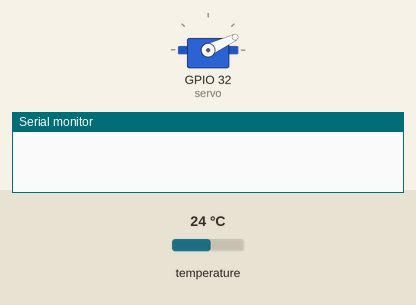
A sketch run on a simulated ESP32. Parts: servo, the last lines printed to the serial monitor. Inputs (shaded band) come from the test bench; at power-on: temperature 24 °C. WiFi joins after 1.5 s; servers stay silent unless stated; uploads are accepted with an empty reply.

Above: at 0.4 s.
At 1.0 s:
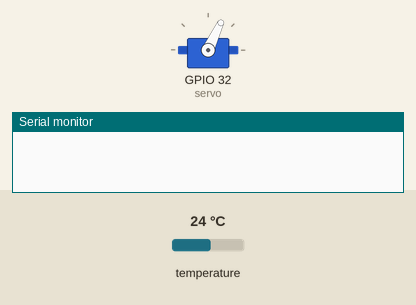
At 1.4 s:
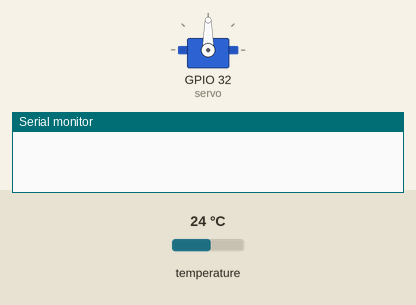
At 3.1 s:
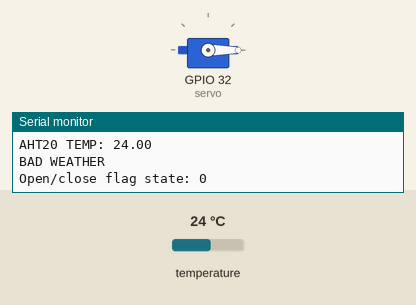
Timing chart, 0 to 4.6 s (numbered marks = the images above):
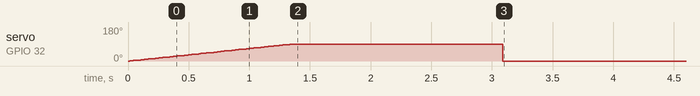

Measured:
- by itself, servo on GPIO 32 (servo): rises from 0° to 90° in 1.4 s, then falls to 0° in 1.7 s

The sketch:

onlineTemperature.ino
```cpp
#include <WiFi.h>
#include <WiFiMulti.h>

#include <HTTPClient.h>
#include <ArduinoJson.h>
#include <ESP32Servo.h>
#include <functions.h>
#include <AHT20.h>
#include <NetworkClient.h>
#include <WebServer.h>
#include <ESPmDNS.h>

const char SSID[] = "SSID";
const char pwd[] = "PASSWORD";

const int OPEN_ANGLE = 90;
const int CLOSE_ANGLE = 0;

const int UPDATE_PERIOD = 5000;
const float DESIRED_TEMPERATURE = 20;
const char* SERVER_URL = "http://192.168.1.61:5000/data";
WiFiMulti wifiMulti;
Servo servo;
AHT20 aht20;

int conditionCode;
float onlineTemperature;


void setup() {
  // put your setup code here, to run once:
  wifiMulti.addAP("SSID", "PASSWORD");
  Serial.begin(115200);

  servo.attach(32);

  Wire.begin();
  if (aht20.begin() == false)
  {
    Serial.println("AHT20 not detected. Please check wiring. Freezing.");
    while(true);
  }

  //check servo
  for (int i = 0; i <= 90; i++)
  {
    servo.write(i);
    delay(15);
  }

}

void sendToServer(float offlineTemp, float onlineTemp, bool isOpen, int conditionCode) {
  HTTPClient http;
  http.begin(SERVER_URL);
  http.addHeader("Content-Type", "application/json");

  // Формирование JSON
  JsonDocument doc;
  doc["offlineTemperature"] = offlineTemp;
  doc["onlineTemperature"] = onlineTemp;
  doc["isOpen"] = isOpen;
  doc["conditionCode"] = conditionCode;

  String json;
  serializeJson(doc, json);

  Serial.print("Sending data: ");
  Serial.println(json);

  int httpCode = http.POST(json);

  if (httpCode == HTTP_CODE_OK) {
    Serial.println("Data sent successfully");
  } else {
    Serial.printf("HTTP error: %d\n", httpCode);
  }

  http.end();
}

void loop() {
  // put your main code here, to run repeatedly:
  if (!(wifiMulti.run() == WL_CONNECTED))
  {
    Serial.println("No connect");
  }
  else
  {
    HTTPClient http;
    //http.begin("http://api.weatherapi.com/v1/current.json");

    http.begin("API KEY"); //Саратов захардкожен

    int httpCode = http.GET();
    if (httpCode > 0) {
      // HTTP header has been send and Server response header has been handled
      Serial.printf("[HTTP] GET... code: %d\n", httpCode);

      // file found at server
      if (httpCode == HTTP_CODE_OK) {
        String payload = http.getString();
        Serial.println(payload);

        JsonDocument doc;

        deserializeJson(doc, payload);

        onlineTemperature = doc["current"]["temp_c"].as<float>();
        conditionCode = doc["current"]["condition"]["code"].as<int>();
        Serial.println(onlineTemperature);
        Serial.println(checkCondition(conditionCode));
      }
    } else {
      Serial.printf("[HTTP] GET... failed, error: %s\n", http.errorToString(httpCode).c_str());
    }

    http.end();

    //aht20 block
    float offlineTemperature = aht20.getTemperature();
    Serial.print("AHT20 TEMP: ");
    Serial.println(offlineTemperature);

    //open/close block
    //conditionCode = 1000;
    bool openFlag = openCloseDetermine(DESIRED_TEMPERATURE, checkCondition(conditionCode), onlineTemperature, offlineTemperature);
    Serial.print("Open/close flag state: ");
    Serial.println(openFlag);
    if (openFlag)
    {
      servo.write(OPEN_ANGLE);
    }
    else
    {
      servo.write(CLOSE_ANGLE);
    }

    delay(UPDATE_PERIOD);
    sendToServer(offlineTemperature, onlineTemperature, openFlag, conditionCode);
  }
}
```

functions.cpp
```cpp
#include <functions.h>
#define SHOW_DEBUG_STRINGS
//коды из апи
const int goodConditions[] = {1000, 1003, 1006, 1009, 1030, 1063};

//Если погода без осадков, то вернём true. Коды берутся из api
bool checkCondition(int conditionCode)
{
  bool t = false;

  for (auto i : goodConditions)
  {
    if (i == conditionCode)
    {
      return true;
    }
  }
  return false;
}


//если хотим открыть окно, то возвращаем true
bool openCloseDetermine(float desiredTemperature, bool conditionState, float outsideTemperature, float insideTemperature)
{
  //откусим дробную часть, чтобы не открывать закрывать окно постоянно
  outsideTemperature = (int)outsideTemperature;
  insideTemperature = (int)insideTemperature;

  //если плохая погода, то точно закрываем
  if (!conditionState)
  {
    #ifdef SHOW_DEBUG_STRINGS
    Serial.println("BAD WEATHER");
    #endif
    return false;
  }

  //если меньше нуля, то точно закрываем
  if (outsideTemperature < 0)
  {
    #ifdef SHOW_DEBUG_STRINGS
    Serial.println("LESS THAN ZERO");
    #endif
    return false;
  }

  //если внутри теплее, чем должно быть
  if (desiredTemperature < insideTemperature)
  {
    //и на улице прохладнее
    if (outsideTemperature < insideTemperature)
    {
      #ifdef SHOW_DEBUG_STRINGS
      Serial.println("COLDER AT STREET NEED TO OPEN");
      #endif
      //то открываем окно
      return true;
    }
    else
    {
      #ifdef SHOW_DEBUG_STRINGS
      Serial.println("NO POINT TO OPEN BUT NEED TO BE COLDER");
      #endif
      //иначе смысла открывать нет
      return false;
    }
  }

  //если температура внутри недостаточна
  if (desiredTemperature > insideTemperature)
  {
    //если вдруг на улице теплее
    if (outsideTemperature > insideTemperature)
    {
      #ifdef SHOW_DEBUG_STRINGS
      Serial.println("WARMER AT STREET NEED TO OPEN");
      #endif
      return true;
    }
    else
    {
      #ifdef SHOW_DEBUG_STRINGS
      Serial.println("NO POINT TO OPEN BUT ITS COLD");
      #endif
      return false;
    }
  }

  //почему-то свалились сюда
  return false;
}
```

functions.h
```cpp
#ifndef FUNCTIONS_H_
#define FUNCTIONS_H_
#include <Arduino.h>


bool checkCondition(int contidionCode);

bool openCloseDetermine(float desiredTemperature, bool conditionState, float outsideTemperature, float insideTemperature);
#endif
```
